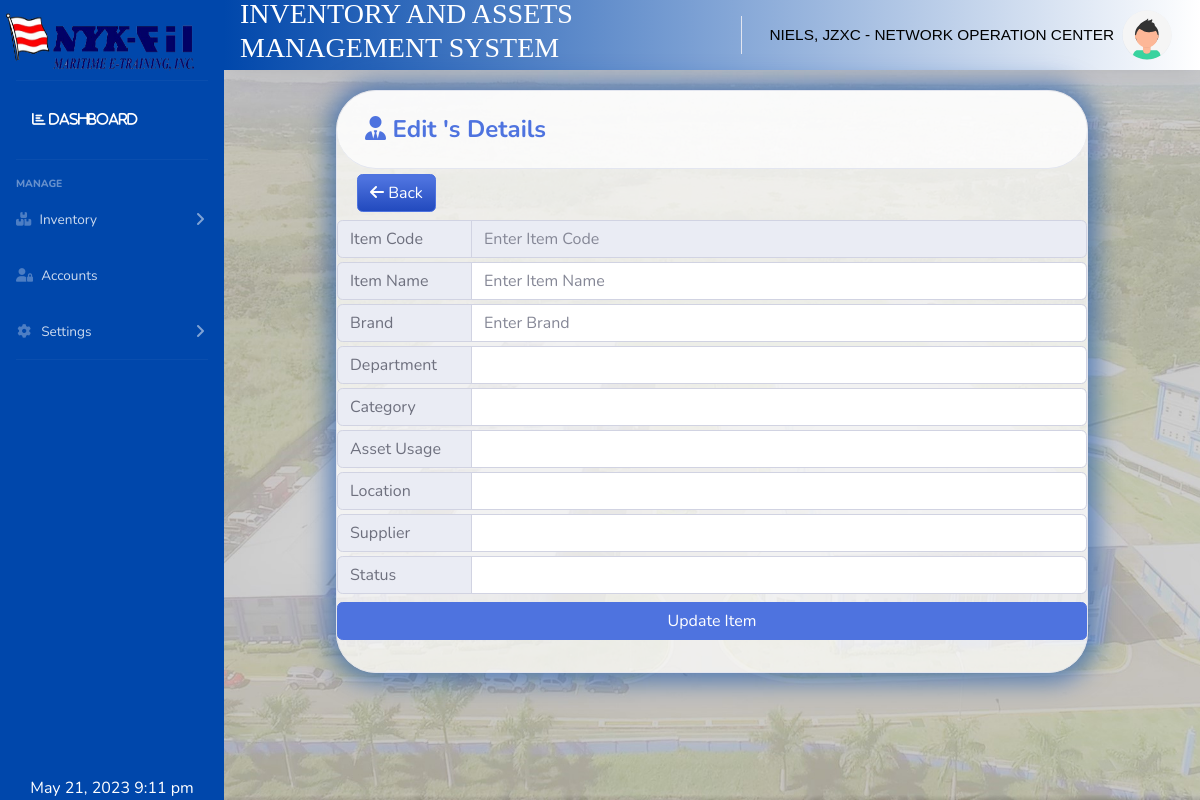
Page /pages/inventoryedit.php?ids=3 (signed in) on the earlier database version.
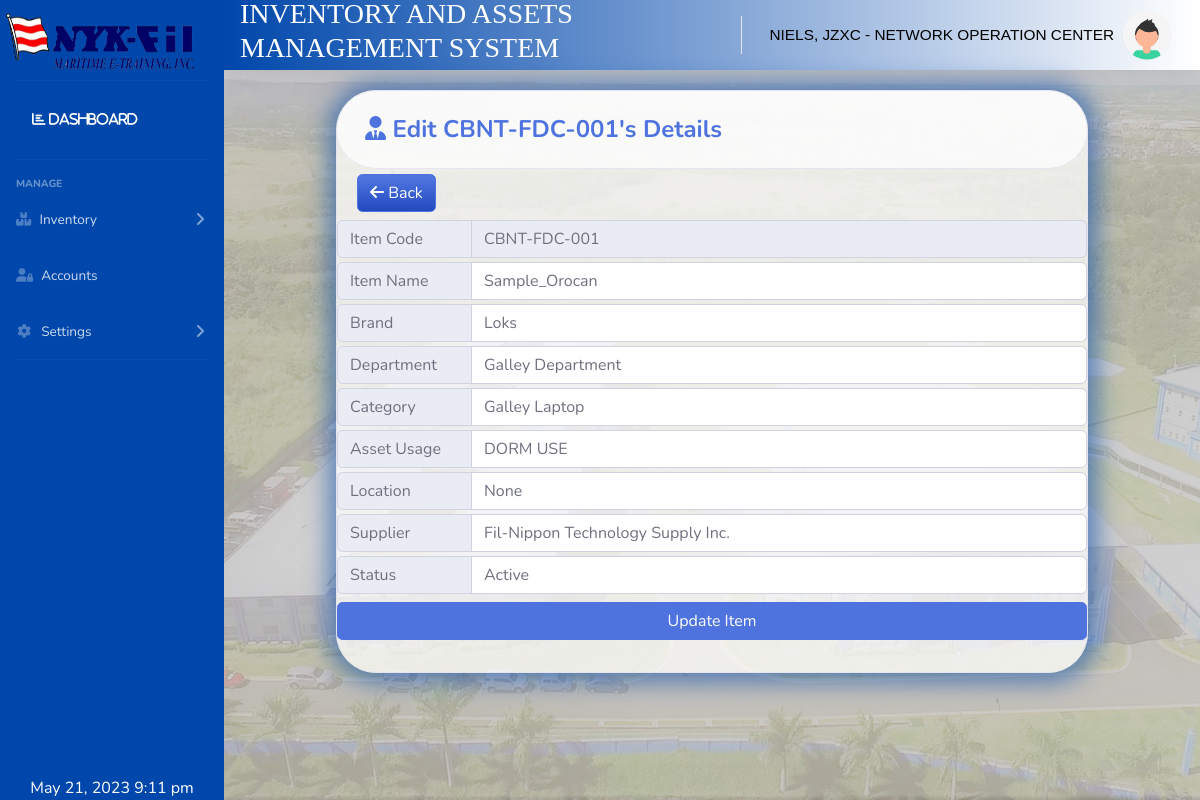
Same page on the later database version.
### tables this page shows
CREATE TABLE `inventory_tbl` (
  `itemid` int(11) NOT NULL,
  `itemcode` varchar(250) NOT NULL,
  `itemname` varchar(250) NOT NULL,
  `brand` varchar(250) NOT NULL,
  `serialnumber` varchar(250) NOT NULL,
  `macaddress` varchar(11) NOT NULL,
  `departmentid` int(11) NOT NULL,
  `categoryid` int(11) NOT NULL,
  `supplierid` int(11) NOT NULL,
  `locationid` int(11) DEFAULT NULL,
  `specificlocationid` int(11) DEFAULT NULL,
  `assetusageid` int(11) NOT NULL,
  `consumabletypeid` int(11) NOT NULL,
  `assetstatusid` int(11) NOT NULL,
  `unitid` int(11) NOT NULL,
  `piece` varchar(250) NOT NULL,
  `daysremaining` int(11) NOT NULL,
  `datepurchased` varchar(250) NOT NULL,
  `dateissued` varchar(250) NOT NULL
);

CREATE TABLE `department_tbl` (
  `departmentid` int(11) NOT NULL,
  `department` varchar(255) NOT NULL,
  `dept_deleted` int(11) NOT NULL
);

CREATE TABLE `category_tbl` (
  `categoryid` int(11) NOT NULL,
  `category` varchar(50) NOT NULL,
  `departmentid` int(11) NOT NULL,
  `cat_deleted` int(11) NOT NULL
);

CREATE TABLE `assetusage_tbl` (
  `assetusageid` int(11) NOT NULL,
  `assetusage` varchar(250) NOT NULL,
  `departmentid` int(11) NOT NULL,
  `usage_deleted` int(11) NOT NULL
);

CREATE TABLE `location_tbl` (
  `locationid` int(11) NOT NULL,
  `locationname` varchar(250) NOT NULL,
  `departmentid` int(11) NOT NULL,
  `loc_deleted` int(11) NOT NULL
);

CREATE TABLE `supplier_tbl` (
  `supplierid` int(11) NOT NULL,
  `supp_name` varchar(250) NOT NULL,
  `supp_number` varchar(250) NOT NULL,
  `supp_contactperson` varchar(250) NOT NULL,
  `supp_address` varchar(250) NOT NULL,
  `departmentid` int(11) NOT NULL,
  `supp_deleted` int(11) NOT NULL
);

CREATE TABLE `assetstatus_tbl` (
  `assetstatusid` int(11) NOT NULL,
  `assetstatus` varchar(250) NOT NULL
);

### pages/inventoryedit.php (the view, shortened to what the changed rows need)
<?php
include 'inventoryclass.php';
include 'head.php';
include '../includes/navbar.php';
include '../includes/dbcon.php';
$query2 = 'SELECT a.itemid , a.itemcode , a.itemname, a.brand,a.departmentid,a.categoryid,a.supplierid,a.locationid,a.assetusageid,a.assetstatusid,
b.department,
c.category,
g.supp_name,
d.locationname,
e.assetusage,
f.consumable,
h.assetstatus
 from inventory_tbl AS a inner join department_tbl as b on a.departmentid=b.departmentid
                          INNER join category_tbl as c on a.categoryid=c.categoryid
                         INNER JOIN supplier_tbl as g on a.supplierid=g.supplierid
                         INNER JOIN location_tbl as d on a.locationid=d.locationid
                         INNER JOIN assetusage_tbl as e on a.assetusageid=e.assetusageid
                         INNER JOIN consumabletype_tbl as f on a.consumabletypeid=f.consumabletypeid
                         INNER JOIN assetstatus_tbl as h on a.assetstatusid=h.assetstatusid
 Where itemid =' . $_GET['ids'];
$result2 = mysqli_query($conn, $query2) or die(mysqli_error($conn));
while ($row = mysqli_fetch_array($result2)) {
    $itemcode = $row['itemcode'];
    $itemname = $row['itemname'];
    $brand = $row['brand'];
    $dprtmntid = $row['departmentid'];
    $department = $row['department'];
    $categoryid = $row['categoryid'];
    $category = $row['category'];
    $supplierid =  $row['supplierid'];
    $supp_name = $row['supp_name'];
    $locationid = $row['locationid'];
    $locationname = $row['locationname'];
    $assetusageid = $row['assetusageid'];
    $assetusage = $row['assetusage'];
    $statusid = $row['assetstatusid'];
    $status = $row['assetstatus'];
}
?>
<div class="container-fluid mt-3" style="max-width:800px;">
    <div class="card" style="background-color: #ffffffba;background-clip: border-box;border-radius: 2.5rem;margin-bottom: 10px;-webkit-box-shadow: 1px 1px 23px 9px rgba(0,0,0,0.75);-moz-box-shadow: 1px 1px 23px 9px rgba(0,0,0,0.75);box-shadow: 1px 1px 23px 9px rgb(0 71 171 / 55%);">
        <div class="card-header py-3" style="background-color: #ffffffba;background-clip: border-box;border-radius: 2.5rem;margin-bottom: 5px;">
            <h4 class="m-2 font-weight-bold text-primary"><i class="fa-solid fa-user-tie"></i>&nbsp;Edit <?php echo $itemcode; ?>'s Details</h4>
        </div>
        <div class="form-group mt-2">
            <form action="#" method="POST" onsubmit="return confirm('Are you sure you want to Edit item?');">
                <div class="form-row">
                    <div class="col-md-12">
                        <div class="input-group">
                            <div class="input-group-prepend">
                                <span class="inputfield input-group-text" style="width:136px;">Item Code</span>
                            </div>
                            <input type="text" id="propertycode" class="inputfield form-control" name="txtitemcode" maxlength="10" placeholder="Enter Item Code" value="<?php echo $itemcode ?>" disabled required>
                        </div>
                    </div>
                    <div class="col-md-12 mt-1">
                        <div class="input-group">
                            <div class="input-group-prepend">
                                <span class="inputfield input-group-text" style="width:136px;">Item Name</span>
                            </div>
                            <input type="text" class="inputfield form-control" name="txtitemname" placeholder="Enter Item Name" value="<?php echo $itemname ?>" required>
                        </div>
                    </div>
                    <div class="col-md-12 mt-1">
                        <div class="input-group">
                            <div class="input-group-prepend">
                                <span class="inputfield input-group-text" style="width:136px;">Brand</span>
                            </div>
                            <input type="text" class="inputfield form-control" name="txtbrandname" placeholder="Enter Brand" value="<?php echo $brand ?>" required>
                        </div>
                    </div>
                    <div class="col-md-12 mt-1" id="divdepartment">
                        <div class="input-group">
                            <div class="input-group-prepend">
                                <span class="inputfield input-group-text" style="width:136px;">Department</span>
                            </div>
                            <select class="inputfield form-control" name="editselectdepartment" id="editselectdepartment" value="<?php echo $dprtmntid ?>">
                                <option value="<?php echo $dprtmntid ?>" style="background-color :rgb(1 105 250);color:white;"><?php echo $department ?></option>
                            </select>
                        </div>
                    </div>
                    <div class="col-md-12 mt-1">
                        <div class="input-group">
                            <div class="input-group-prepend">
                                <span class="inputfield input-group-text" style="width:136px;">Category</span>
                            </div>
                            <select class="inputfield form-control select2" name="selectcategory" id="selectcategory" value="<?php echo $category ?>" required>
                                <option value="<?php echo $categoryid ?>" style="background-color :rgb(1 105 250);color:white;"><?php echo $category ?></option>
                            </select>
                        </div>
                    </div>
                    <div class="col-md-12 mt-1">
                        <div class="input-group">
                            <div class="input-group-prepend">
                                <span class="inputfield input-group-text" style="width:136px;">Asset Usage</span>
                            </div>
                            <select class="inputfield form-control" data-live-search="true" name="selectassetusage" id="selectassetusage" value="<?php echo $assetusage ?>" required>
                                <option value="<?php echo $assetusageid ?>" style="background-color :rgb(1 105 250);color:white;"><?php echo $assetusage ?></option>
                            </select>
                        </div>
                    </div>
                    <div class="col-md-12 mt-1">
                        <div class="input-group">
                            <div class="input-group-prepend">
                                <span class="inputfield input-group-text" style="width:136px;">Location</span>
                            </div>
                            <select class="inputfield form-control select2" name="selectlocation" id="selectlocation" value="<?php echo $locationname ?>" required>
                                <option value="<?php echo $locationid ?>" style="background-color :rgb(1 105 250);color:white;"><?php echo $locationname ?></option>
                            </select>
                        </div>
                    </div>
                    <div class="col-md-12 mt-1">
                        <div class="input-group">
                            <div class="input-group-prepend">
                                <span class="inputfield input-group-text" style="width:136px;">Supplier</span>
                            </div>
                            <select class="inputfield form-control" name="selectsupplier" id="selectsupplier" value="<?php echo $supp_name ?>" required>
                                <option value="<?php echo $supplierid ?>" style="background-color :rgb(1 105 250);color:white;"><?php echo $supp_name ?></option>
                            </select>
                        </div>
                    </div>
                    <div class="col-md-12 mt-1">
                        <div class="input-group">
                            <div class="input-group-prepend">
                                <span class="inputfield input-group-text" style="width:136px;">Status</span>
                            </div>
                            <select class="inputfield form-control" name="selectstatus" id="selectstatus" value="<?php echo $status ?>" required>
                                <option value="<?php echo $statusid ?>" style="background-color :rgb(1 105 250);color:white;"><?php echo $status ?></option>
                            </select>
                        </div>
                    </div>
                </div>
            </form>
        </div>
    </div>
</div>

Differences in the rows shown:
now on this page (row edited): inventory_tbl: itemcode "CBNT-FDC-001", txtitemcode "CBNT-FDC-001", txtitemname "Sample_Orocan", txtbrandname "Loks", editselectdepartment "Galley Department", selectcategory "Galley Laptop", selectassetusage "DORM USE", selectlocation "None", selectsupplier "Fil-Nippon Technology Supply Inc.", selectstatus "Active"
